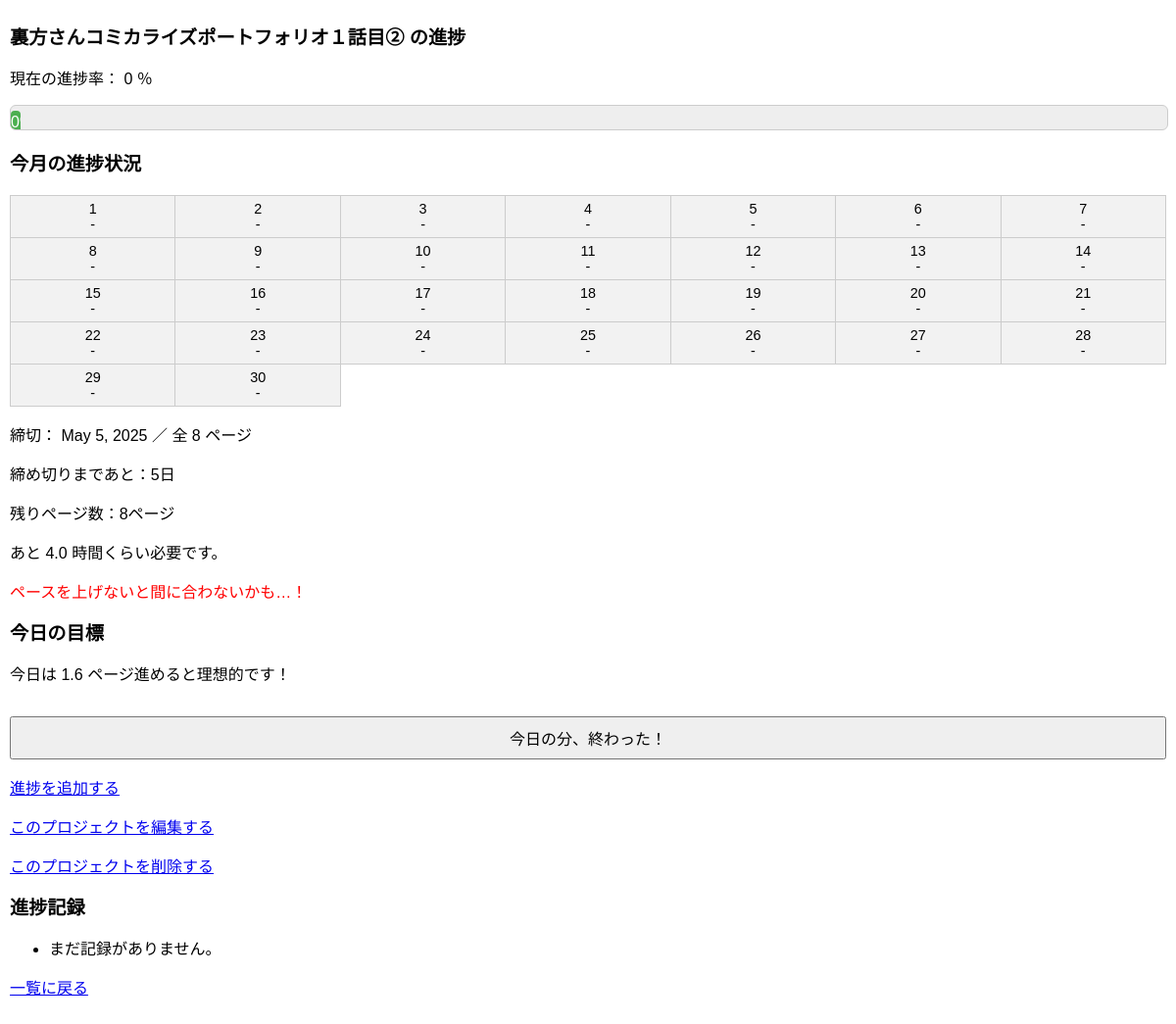
Screenshot of /project/2/ with the database file from the repository.
### manga/models.py (models this page shows, shortened)
class Project(models.Model):
    title = models.CharField(max_length=100)
    total_pages = models.PositiveIntegerField()
    start_date = models.DateField()
    deadline = models.DateField()
    color = models.CharField(max_length=20, default="blue") #カレンダー用
    @property
    def progress_rate(self):
        total_done = sum(p.pages_done for p in self.progress_set.all())
        if self.total_pages == 0:
            return
        return round((total_done / self.total_pages) * 100)
    @property
    def remaining_days(self):
        today = date.today()
        delta = (self.deadline - today).days
        return max(delta, 0)
    @property
    def remaining_pages(self):
        total_done = sum(p.pages_done for p in self.progress_set.all())
        return max(self.total_pages - total_done, 0)
    @property
    def estimated_total_hours(self):
        return round(self.remaining_pages * 0.5, 1)
    @property
    def can_finish_on_time(self):
        if self.remaining_days == 0:
            return False
        return self.remaining_pages / self.remaining_days <= 1 #1日1pで間に合うか？
    @property
    def today_target_pages(self):
        if self.remaining_days == 0:
            return Decimal(str(self.remaining_pages)) #今日中に全部やるパターン（修羅場とか）
        return Decimal(str(self.remaining_pages / self.remaining_days))

### manga/views.py (the view)
# urls.py: path('project/<int:pk>/', views.project_detail, name='project_detail'),
def project_detail(request, pk):
    project = get_object_or_404(Project, pk=pk)
    progresses = Progress.objects.filter(project=project).order_by('date')
    today = date.today()
    year = today.year
    month = today.month
    days_in_month = monthrange(year, month)[1] #今月の日数
    progress_dates = progresses.values_list('date', flat=True)
    calender = []
    for day in range(1, days_in_month + 1):
        d = date(year, month, day)
        calender.append({
            'date': d,
            'has_progress': d in progress_dates,
            'color': project.color #プロジェクトに設定された色
        })
    return render(request, 'manga/project_detail.html', {
        'project': project,
        'progresses': progresses,
        'calender': calender,
    })

### manga/templates/manga/project_detail.html (shortened to what this page needs)
<!DOCTYPE html>
<html>
<head>
</head>
<body>
    <h1>{{ project.title }} の進捗</h1>
    <p>現在の進捗率： {{ project.progress_rate }} ％</p>
    <div class="progress-bar-container">
        <div class="progress-bar" style="width: {{ project.progress_rate }}%;">
            {{ project.progress_rate }}%
        </div>
    </div>
    <h3>今月の進捗状況</h3>
    <table class="calender">
        <tr>
            {% for day in calender %}
            <td style="background-color: {% if day.has_progress %}{{ day.color }}{% else %}#f2f2f2{% endif %} ;">
                {{ day.date.day }}<br>
                {% if day.has_progress %}
                ☑️
                {% else %}
                -
                {% endif %}
            </td>
            {% if forloop.counter|divisibleby:"7" %}
        </tr><tr>
            {% endif %}
            {% endfor %}
        </tr>
    </table>
    <p>締切： {{ project.deadline }} ／ 全 {{ project.total_pages}} ページ</p>
    <p>締め切りまであと：{{ project.remaining_days }}日</p>
    <p>残りページ数：{{ project.remaining_pages }}ページ</p>
    <p>あと {{ project.estimated_total_hours }} 時間くらい必要です。</p>
    {% if project.can_finish_on_time %}
    <p style="color: green;">このペースなら間に合いそうです！</p>
    {% elif project.remaining_days == 0 %}
    <p style="color: red;">締切を超過しています！残り {{ project.remaining_pages }} ページを今日中に終わらせましょう！</p>
    {% else %}
    <p style="color: red;">ペースを上げないと間に合わないかも…！</p>
    {% endif %}
    <h2>今日の目標</h2>
    <p>今日は {{ project.today_target_pages }} ページ進めると理想的です！</p>
    <form method="get" action="{% url 'progress_today_confirm' project.pk %}">
        <button type="submit">今日の分、終わった！</button>
    </form>
    <p><a href="{% url 'progress_add' project.pk %}">進捗を追加する</a></p>
    <p><a href="{% url 'project_edit' project.pk %}">このプロジェクトを編集する</a></p>
    <p><a href="{% url 'project_delete' project.pk %}" onclick="return confirm('こちらはプロジェクトの削除です。本当に削除しますか？');">このプロジェクトを削除する</a></p>
    <h2>進捗記録</h2>
    <ul>
        {% for progress in progresses %}
            <li>{{ progress.date }}: {{ progress.pages_done }}ページ</li>
            <a href="{% url 'progress_delete' progress.id %}" onclick="return confirm('本当に削除しますか？');">この進捗記録を削除</a>
        {% empty %}
            <li>まだ記録がありません。</li>
        {% endfor %}
    </ul>
    <p><a href="{% url 'project_list' %}">一覧に戻る</a></p>
</body>
</html>

### manga/templates/manga/project_detail.html (style rules this page uses)
body { font-family: sans-serif; padding: 10px; margin: 0; }
h1,h2,h3 { font-size: 1.2em; }
button, input[type="submit"] { padding: 0.5em 1em; font-size: 1em; width: 100%; margin-top: 1em; }
.calender { width: 100%; table-layout: fixed; border-collapse: collapse; margin-bottom: 1em; }
.calender td { padding: 5px; border: 1px solid #ccc; text-align: center; font-size: 0.9em; word-wrap: break-word; }
.progress-bar { width: 100%; height: 1em; background-color: #eee; margin: 5px 0; border-radius: 4px; overflow: hidden; }
.progress-bar-container { width: 100%; background-color: #eee; border: 1px solid #ccc; height: 24px; border-radius: 6px; overflow: hidden; margin-bottom: 10px; }
.progress-bar { height: 100%; background-color: #4CAf50; text-align: right; padding-right: 10px; color: white; line-height: 24px; transition: width 0.3s ease; }
.calender { width: 100%; table-layout: fixed; text-align: center; }
.calender td { padding: 5px; border: 1px solid #ccc; font-size: 0.9em; }

### rows the page displays
Project: title "裏方さんコミカライズポートフォリオ１話目②", progress_rate "0", deadline "May 5, 2025", total_pages "8", remaining_days "5", remaining_pages "8", estimated_total_hours "4.0", today_target_pages "1.6"

### other values shown
{{ day.date.day }} "1" "2" "3" "4" "5" "6" "7" "8" "9" "10" "11" "12" "13" "14" "15" "16" "17" "18" "19" "20" "21" "22" "23" "24" "25" "26" "27" "28" "29" "30"
